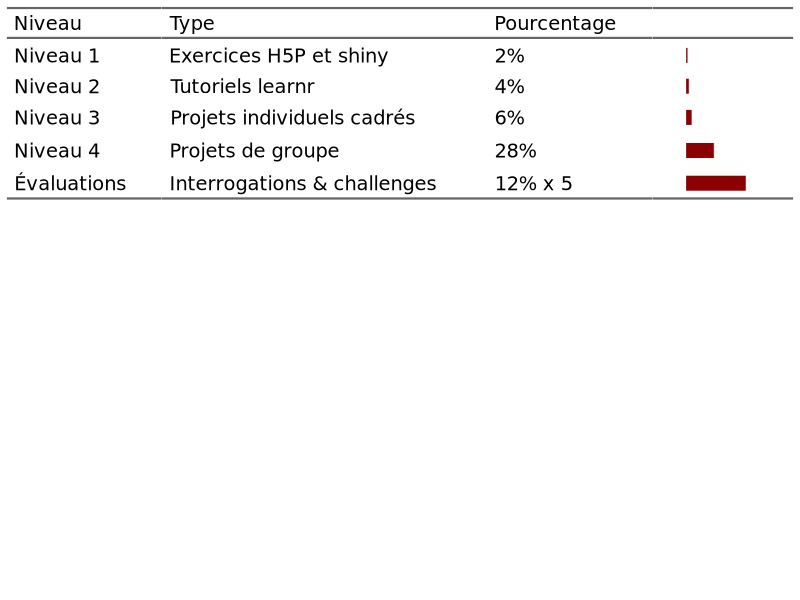

Source code (R):
## ---- chunk 1
knitr::opts_chunk$set(echo = FALSE, warning = FALSE, message = FALSE)
# SciViews::R
## ---- chunk 2
ec <- data.frame(
  Niveau = c("Niveau 1", "Niveau 2", "Niveau 3", "Niveau 4", "Évaluations"),
  Type = c("Exercices H5P et shiny", "Tutoriels learnr", "Projets individuels cadrés", "Projets de groupe", "Interrogations & challenges"),
  Pourcentage = c("2%", "4%", "6%", "28%", "12% x 5"),
  Fraction = c(2, 4, 6, 28, 60)
)
library(flextable)
set_flextable_defaults(font.size = 14, background.color = "white")
flextable(ec) |>
  theme_booktabs() |>
  set_table_properties(width = 1) |>
  mk_par(j = 4, value = as_paragraph(
    minibar(value = Fraction,
      max = 100, height = .15, barcol = "darkred")), part = "body") |>
  set_header_labels(Fraction = "") |>
  autofit() |>
  plot(fit = "width", just = NULL)
